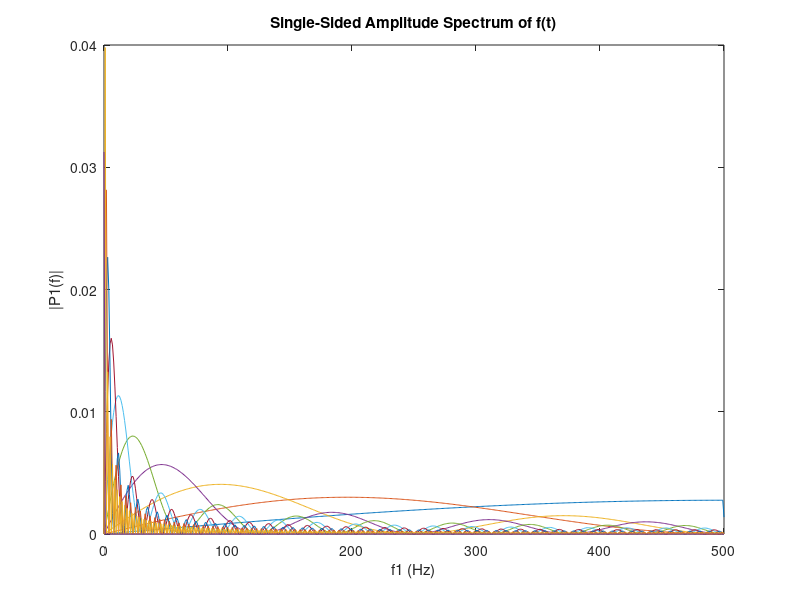

Write the MATLAB code that produced this figure.
clear all;
clc;

g0(1,1:1024)=0;
g0(1,1)=1/sqrt(2);
g0(1,2)=-1/sqrt(2);


Y = fft(g0);
L=1024;
Fs=1000;

P2 = abs(Y/L);
P1 = P2(1:L/2+1);
P1(2:end-1) = 2*P1(2:end-1);

f0 = Fs*(0:(L/2))/L;
plot(f0,P1)
title('Single-Sided Amplitude Spectrum of f(t)')
xlabel('f1 (Hz)')
ylabel('|P1(f)|')

hold on



g1(1,1:1024)=0;
g1(1,1)=1/2;
g1(1,2)=1/2;
g1(1,3)=-1/2;
g1(1,4)=-1/2;

Y = fft(g1);
L=1024;
Fs=1000;

P2 = abs(Y/L);
P1 = P2(1:L/2+1);
P1(2:end-1) = 2*P1(2:end-1);

f1 = Fs*(0:(L/2))/L;
plot(f1,P1)



g2(1,1:1024)=0;
a2=sqrt(8);
for i=1:4
    g2(1,i)=1/a2;
    g2(1,4+i)=-1/a2;
end

Y = fft(g2);
L=1024;
Fs=1000;

P2 = abs(Y/L);
P1 = P2(1:L/2+1);
P1(2:end-1) = 2*P1(2:end-1);

f2 = Fs*(0:(L/2))/L;

plot(f2,P1)


g3(1,1:1024)=0;
a3=sqrt(16);
for i=1:8
    g3(1,i)=1/a3;
    g3(1,8+i)=-1/a3;
end

Y = fft(g3);
L=1024;
Fs=1000;

P2 = abs(Y/L);
P1 = P2(1:L/2+1);
P1(2:end-1) = 2*P1(2:end-1);

f3 = Fs*(0:(L/2))/L;
plot(f3,P1)


g4(1,1:1024)=0;
a4=sqrt(32);
for i=1:16
    g4(1,i)=1/a4;
    g4(1,16+i)=-1/a4;
end

Y = fft(g4);
L=1024;
Fs=1000;

P2 = abs(Y/L);
P1 = P2(1:L/2+1);
P1(2:end-1) = 2*P1(2:end-1);

f4 = Fs*(0:(L/2))/L;
plot(f4,P1)


g5(1,1:1024)=0;
a5=sqrt(64);
for i=1:32
    g5(1,i)=1/a5;
    g5(1,32+i)=-1/a5;
end

Y = fft(g5);
L=1024;
Fs=1000;

P2 = abs(Y/L);
P1 = P2(1:L/2+1);
P1(2:end-1) = 2*P1(2:end-1);

f5 = Fs*(0:(L/2))/L;
plot(f5,P1)



g6(1,1:1024)=0;
a6=sqrt(128);
for i=1:64
    g6(1,i)=1/a6;
    g6(1,64+i)=-1/a6;
end

Y = fft(g6);
L=1024;
Fs=1000;

P2 = abs(Y/L);
P1 = P2(1:L/2+1);
P1(2:end-1) = 2*P1(2:end-1);

f6 = Fs*(0:(L/2))/L;
plot(f6,P1)



g7(1,1:1024)=0;
a7=sqrt(256);
for i=1:128
    g7(1,i)=1/a7;
    g7(1,128+i)=-1/a7;
end

Y = fft(g7);
L=1024;
Fs=1000;

P2 = abs(Y/L);
P1 = P2(1:L/2+1);
P1(2:end-1) = 2*P1(2:end-1);

f7 = Fs*(0:(L/2))/L;
plot(f7,P1)



g8(1,1:1024)=0;
a8=sqrt(512);
for i=1:256
    g8(1,i)=1/a8;
    g8(1,256+i)=-1/a8;
end

Y = fft(g8);
L=1024;
Fs=1000;

P2 = abs(Y/L);
P1 = P2(1:L/2+1);
P1(2:end-1) = 2*P1(2:end-1);

f8 = Fs*(0:(L/2))/L;
plot(f8,P1)



g9(1,1:1024)=0;
a9=sqrt(1024);
for i=1:512
    g9(1,i)=1/a9;
    g9(1,512+i)=-1/a9;
end

Y = fft(g9);
L=1024;
Fs=1000;

P2 = abs(Y/L);
P1 = P2(1:L/2+1);
P1(2:end-1) = 2*P1(2:end-1);

f9 = Fs*(0:(L/2))/L;
plot(f9,P1)


g10(1,1:1024)=0;
a10=sqrt(1024);
for i=1:1024
    g10(1,i)=1/a10;
end

Y = fft(g10);
L=1024;
Fs=1000;

P2 = abs(Y/L);
P1 = P2(1:L/2+1);
P1(2:end-1) = 2*P1(2:end-1);

f10 = Fs*(0:(L/2))/L;
plot(f10,P1)
